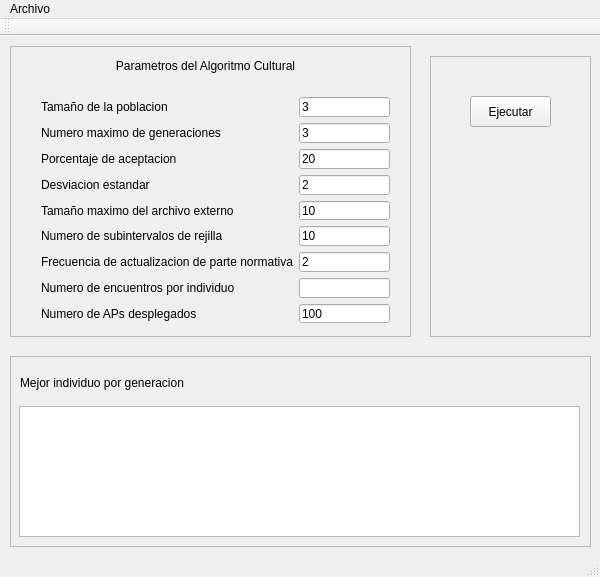
<?xml version="1.0" encoding="UTF-8"?>
<ui version="4.0">
 <class>MainWindow</class>
 <widget class="QMainWindow" name="MainWindow">
  <property name="geometry">
   <rect>
    <x>0</x>
    <y>0</y>
    <width>600</width>
    <height>577</height>
   </rect>
  </property>
  <property name="windowTitle">
   <string>Algoritmo Cultural</string>
  </property>
  <widget class="QWidget" name="centralWidget">
   <widget class="QFrame" name="frame_2">
    <property name="geometry">
     <rect>
      <x>430</x>
      <y>20</y>
      <width>161</width>
      <height>281</height>
     </rect>
    </property>
    <property name="frameShape">
     <enum>QFrame::StyledPanel</enum>
    </property>
    <property name="frameShadow">
     <enum>QFrame::Raised</enum>
    </property>
    <widget class="QPushButton" name="pushButtonRun">
     <property name="geometry">
      <rect>
       <x>40</x>
       <y>40</y>
       <width>81</width>
       <height>31</height>
      </rect>
     </property>
     <property name="text">
      <string>Ejecutar</string>
     </property>
    </widget>
   </widget>
   <widget class="QFrame" name="frame">
    <property name="geometry">
     <rect>
      <x>10</x>
      <y>10</y>
      <width>401</width>
      <height>291</height>
     </rect>
    </property>
    <property name="frameShape">
     <enum>QFrame::StyledPanel</enum>
    </property>
    <property name="frameShadow">
     <enum>QFrame::Raised</enum>
    </property>
    <widget class="QLabel" name="label">
     <property name="geometry">
      <rect>
       <x>70</x>
       <y>10</y>
       <width>251</width>
       <height>20</height>
      </rect>
     </property>
     <property name="text">
      <string>Parametros del Algoritmo Cultural</string>
     </property>
     <property name="alignment">
      <set>Qt::AlignCenter</set>
     </property>
    </widget>
    <widget class="QWidget" name="gridLayoutWidget">
     <property name="geometry">
      <rect>
       <x>20</x>
       <y>40</y>
       <width>371</width>
       <height>248</height>
      </rect>
     </property>
     <layout class="QGridLayout" name="gridLayout">
      <item row="3" column="1">
       <widget class="QLineEdit" name="lineEditMutationStd">
        <property name="text">
         <string>2</string>
        </property>
       </widget>
      </item>
      <item row="2" column="1">
       <widget class="QLineEdit" name="lineEditAceptationPercentage">
        <property name="text">
         <string>20</string>
        </property>
       </widget>
      </item>
      <item row="7" column="1">
       <widget class="QLineEdit" name="lineEditMatchPerTournament">
        <property name="text">
         <string/>
        </property>
        <property name="readOnly">
         <bool>false</bool>
        </property>
       </widget>
      </item>
      <item row="6" column="1">
       <widget class="QLineEdit" name="lineEditGnormative">
        <property name="text">
         <string>2</string>
        </property>
       </widget>
      </item>
      <item row="1" column="1">
       <widget class="QLineEdit" name="lineEditGenerationNumber">
        <property name="text">
         <string>3</string>
        </property>
       </widget>
      </item>
      <item row="2" column="0">
       <widget class="QLabel" name="label_4">
        <property name="text">
         <string>Porcentaje de aceptacion</string>
        </property>
        <property name="scaledContents">
         <bool>false</bool>
        </property>
        <property name="wordWrap">
         <bool>false</bool>
        </property>
       </widget>
      </item>
      <item row="0" column="0">
       <widget class="QLabel" name="label_2">
        <property name="text">
         <string>Tamaño de la poblacion</string>
        </property>
       </widget>
      </item>
      <item row="4" column="0">
       <widget class="QLabel" name="label_7">
        <property name="text">
         <string>Tamaño maximo del archivo externo</string>
        </property>
       </widget>
      </item>
      <item row="3" column="0">
       <widget class="QLabel" name="label_5">
        <property name="text">
         <string>Desviacion estandar</string>
        </property>
       </widget>
      </item>
      <item row="1" column="0">
       <widget class="QLabel" name="label_3">
        <property name="text">
         <string>Numero maximo de generaciones</string>
        </property>
       </widget>
      </item>
      <item row="5" column="0">
       <widget class="QLabel" name="label_8">
        <property name="text">
         <string>Numero de subintervalos de rejilla</string>
        </property>
       </widget>
      </item>
      <item row="7" column="0">
       <widget class="QLabel" name="label_10">
        <property name="text">
         <string>Numero de encuentros por individuo</string>
        </property>
       </widget>
      </item>
      <item row="6" column="0">
       <widget class="QLabel" name="label_9">
        <property name="text">
         <string>Frecuencia de actualizacion de parte normativa</string>
        </property>
       </widget>
      </item>
      <item row="0" column="1">
       <widget class="QLineEdit" name="lineEditPopulationSize">
        <property name="toolTip">
         <string extracomment="[1..1000]"/>
        </property>
        <property name="whatsThis">
         <string extracomment="[1..1000]"/>
        </property>
        <property name="text">
         <string>3</string>
        </property>
       </widget>
      </item>
      <item row="5" column="1">
       <widget class="QLineEdit" name="lineEditGridSubintervals">
        <property name="text">
         <string>10</string>
        </property>
       </widget>
      </item>
      <item row="4" column="1">
       <widget class="QLineEdit" name="lineEditExternalFileSize">
        <property name="text">
         <string>10</string>
        </property>
       </widget>
      </item>
      <item row="8" column="0">
       <widget class="QLabel" name="label_11">
        <property name="text">
         <string>Numero de APs desplegados</string>
        </property>
       </widget>
      </item>
      <item row="8" column="1">
       <widget class="QLineEdit" name="lineEditApsNumber">
        <property name="text">
         <string>100</string>
        </property>
       </widget>
      </item>
     </layout>
    </widget>
   </widget>
   <widget class="QFrame" name="frame_3">
    <property name="geometry">
     <rect>
      <x>10</x>
      <y>320</y>
      <width>581</width>
      <height>191</height>
     </rect>
    </property>
    <property name="frameShape">
     <enum>QFrame::StyledPanel</enum>
    </property>
    <property name="frameShadow">
     <enum>QFrame::Raised</enum>
    </property>
    <widget class="QListView" name="listViewBestIndividuals">
     <property name="geometry">
      <rect>
       <x>9</x>
       <y>50</y>
       <width>561</width>
       <height>131</height>
      </rect>
     </property>
    </widget>
    <widget class="QLabel" name="label_6">
     <property name="geometry">
      <rect>
       <x>10</x>
       <y>11</y>
       <width>221</width>
       <height>31</height>
      </rect>
     </property>
     <property name="text">
      <string>Mejor individuo por generacion</string>
     </property>
    </widget>
   </widget>
  </widget>
  <widget class="QMenuBar" name="menuBar">
   <property name="geometry">
    <rect>
     <x>0</x>
     <y>0</y>
     <width>600</width>
     <height>19</height>
    </rect>
   </property>
   <widget class="QMenu" name="menuArchivo">
    <property name="title">
     <string>Archivo</string>
    </property>
    <addaction name="actionSalir"/>
   </widget>
   <addaction name="menuArchivo"/>
  </widget>
  <widget class="QToolBar" name="mainToolBar">
   <attribute name="toolBarArea">
    <enum>TopToolBarArea</enum>
   </attribute>
   <attribute name="toolBarBreak">
    <bool>false</bool>
   </attribute>
  </widget>
  <widget class="QStatusBar" name="statusBar"/>
  <action name="actionSalir">
   <property name="text">
    <string>Salir</string>
   </property>
  </action>
 </widget>
 <layoutdefault spacing="6" margin="11"/>
 <tabstops>
  <tabstop>lineEditPopulationSize</tabstop>
  <tabstop>lineEditGenerationNumber</tabstop>
  <tabstop>lineEditAceptationPercentage</tabstop>
  <tabstop>lineEditMutationStd</tabstop>
  <tabstop>lineEditExternalFileSize</tabstop>
  <tabstop>lineEditGridSubintervals</tabstop>
  <tabstop>lineEditGnormative</tabstop>
  <tabstop>lineEditMatchPerTournament</tabstop>
  <tabstop>pushButtonRun</tabstop>
  <tabstop>listViewBestIndividuals</tabstop>
 </tabstops>
 <resources/>
 <connections>
  <connection>
   <sender>actionSalir</sender>
   <signal>triggered()</signal>
   <receiver>MainWindow</receiver>
   <slot>close()</slot>
   <hints>
    <hint type="sourcelabel">
     <x>-1</x>
     <y>-1</y>
    </hint>
    <hint type="destinationlabel">
     <x>199</x>
     <y>149</y>
    </hint>
   </hints>
  </connection>
 </connections>
</ui>
